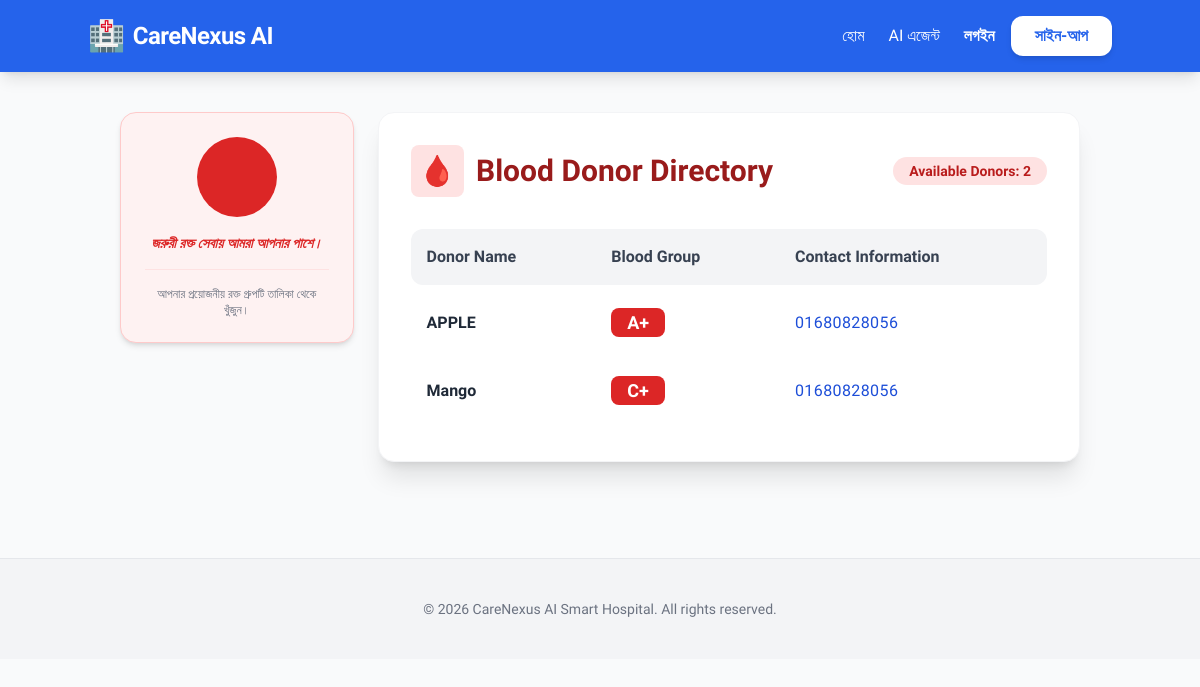
/blood-bank/, run on the app's committed database.
### core/models.py (models this page shows, shortened)
class BloodDonor(models.Model):
    donor_name = models.CharField(max_length=100)
    blood_group = models.CharField(max_length=5)
    contact = models.CharField(max_length=15)
    last_donation_date = models.DateField(null=True, blank=True)
    total_bags_donated = models.IntegerField(default=0)

### core/views.py (the view)
# urls.py: path('blood-bank/', views.blood_bank_view, name='blood_bank'),
def blood_bank_view(request):
    donors = BloodDonor.objects.all()
    return render(request, 'core/blood_bank.html', {'donors': donors})

### core/templates/core/blood_bank.html (shortened to what this page needs)
{% extends 'core/base.html' %}
{% block content %}
<div class="max-w-7xl mx-auto flex flex-col md:flex-row gap-6 p-4">
    <div class="md:w-1/4">
        <div class="bg-red-50 p-6 rounded-2xl border border-red-200 sticky top-20 shadow-md text-center">
            <div class="w-20 h-20 bg-red-600 text-white rounded-full flex items-center justify-center text-3xl font-bold mx-auto mb-4">
            </div>
            <p class="text-sm text-red-600 mt-2 font-bold italic">জরুরী রক্ত সেবায় আমরা আপনার পাশে।</p>
            <div class="mt-4 pt-4 border-t border-red-100">
                <p class="text-xs text-gray-500">আপনার প্রয়োজনীয় রক্ত গ্রুপটি তালিকা থেকে খুঁজুন।</p>
            </div>
        </div>
    </div>
    <div class="md:w-3/4 bg-white p-8 rounded-2xl shadow-xl border border-gray-100">
        <div class="flex justify-between items-center mb-6">
            <h2 class="text-3xl font-black text-red-800 flex items-center gap-3">
                <span class="bg-red-100 p-2 rounded-lg">🩸</span> Blood Donor Directory
            </h2>
            <span class="bg-red-100 text-red-700 px-4 py-1 rounded-full text-sm font-bold">Available Donors: {{ donors|length }}</span>
        </div>
        <div class="overflow-x-auto">
            <table class="w-full text-left border-separate border-spacing-y-2">
                <thead>
                    <tr class="bg-gray-100 text-gray-700">
                        <th class="p-4 rounded-l-xl">Donor Name</th>
                        <th class="p-4">Blood Group</th>
                        <th class="p-4 rounded-r-xl">Contact Information</th>
                    </tr>
                </thead>
                <tbody>
                    {% for donor in donors %}
                    <tr class="bg-white border border-gray-100 hover:shadow-lg transition-shadow">
                        <td class="p-4 font-bold text-gray-800">{{ donor.donor_name }}</td>
                        <td class="p-4">
                            <span class="bg-red-600 text-white px-4 py-1 rounded-lg font-black text-lg">
                                {{ donor.blood_group }}
                            </span>
                        </td>
                        <td class="p-4 font-medium text-blue-700 tracking-wide">
                            {{ donor.contact }}
                        </td>
                    </tr>
                    {% empty %}
                    <tr>
                        <td colspan="3" class="p-10 text-center text-gray-400 font-medium">
                            বর্তমানে কোনো রক্তদাতা তালিকায় নেই।
                        </td>
                    </tr>
                    {% endfor %}
                </tbody>
            </table>
        </div>
    </div>
</div>
{% endblock %}

### core/templates/core/base.html (style rules this page uses)
body { font-family: 'Hind Siliguri', sans-serif; }

### data on the page
BloodDonor: donor_name "APPLE", blood_group "A+", contact "01680828056"
BloodDonor: donor_name "Mango", blood_group "C+", contact "01680828056"

### other printed values
{{ donors|length }} "2"
